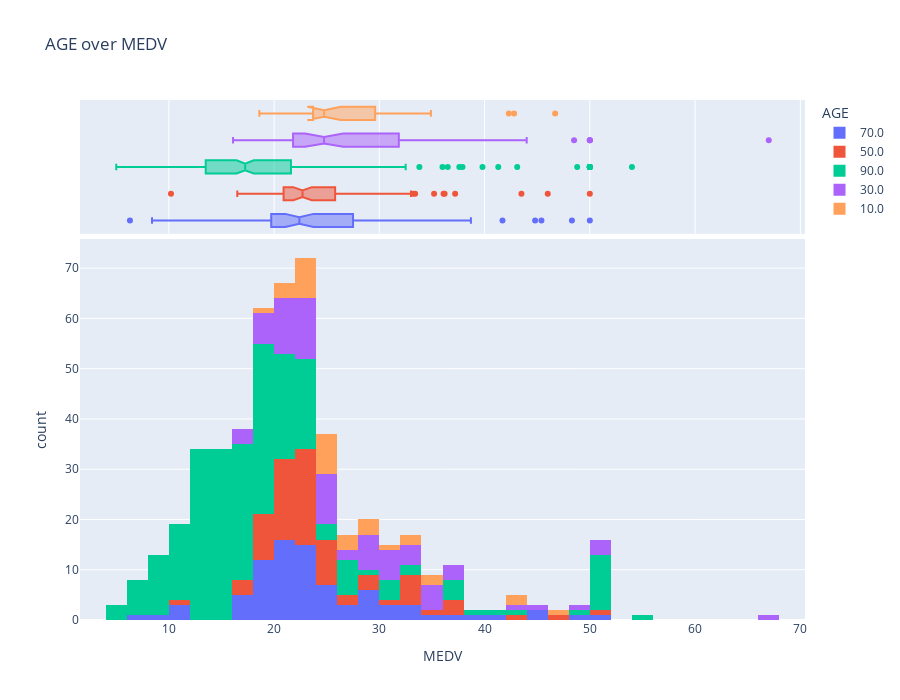

Notebook cell for this chart:
### Markdown cell above
#### below graph shows dependency of age of house on its price, from which we can conclude that on average old houses are rather extremely cheap or expensive, while the age of average priced house varies from 10 to 90 years in almost equal proportions

### Code cell
px.histogram(
    data[["MEDV", "AGE"]],
    x="MEDV",
    color="AGE",
    marginal="box",
    title="AGE over MEDV",
    height=700,
)

### Figure 1 — Plotly figure (JSON) as saved in the notebook; plotly's stock layout.template omitted (floating-point values rounded to 4 significant figures; data arrays with more than 128 entries replaced by an {"elided": "..."} marker saying what was removed)
{"data": [{"alignmentgroup": "True", "bingroup": "x", "hovertemplate": "AGE=70.0<br>MEDV=%{x}<br>count=%{y}<extra></extra>", "legendgroup": "70.0", "marker": {"color": "#636efa", "pattern": {"shape": ""}}, "name": "70.0", "offsetgroup": "70.0", "orientation": "v", "showlegend": true, "type": "histogram", "x": [24, 21.6, 34.7, 22.9, 20.4, 18.2, 18.9, 20, 19.4, 20.5, 18.7, 22.2, 20, 23.9, 28.7, 22.6, 22, 20.6, 21.4, 38.7, 33.2, 27.5, 26.5, 21.2, 20.4, 19.3, 22, 23.8, 22.6, 24.6, 29.9, 36.2, 29.6, 22.5, 27.5, 44.8, 31.6, 24.3, 31.7, 41.7, 48.3, 29, 24, 25.1, 31.5, 20.1, 17.6, 18.5, 20.5, 22.8, 50, 20.7, 45.4, 33.4, 28.2, 20.3, 16.2, 19.8, 23.1, 18.5, 6.3, 8.4, 11.7, 10.9, 11, 16.1, 21.4, 19.1, 23.2, 29.8, 23, 23.7, 25, 19.1, 19.7, 18.3, 21.2, 17.5, 16.8, 22.4, 20.6, 32, 24], "xaxis": "x", "yaxis": "y"}, {"alignmentgroup": "True", "hovertemplate": "AGE=70.0<br>MEDV=%{x}<extra></extra>", "legendgroup": "70.0", "marker": {"color": "#636efa"}, "name": "70.0", "notched": true, "offsetgroup": "70.0", "showlegend": false, "type": "box", "x": [24, 21.6, 34.7, 22.9, 20.4, 18.2, 18.9, 20, 19.4, 20.5, 18.7, 22.2, 20, 23.9, 28.7, 22.6, 22, 20.6, 21.4, 38.7, 33.2, 27.5, 26.5, 21.2, 20.4, 19.3, 22, 23.8, 22.6, 24.6, 29.9, 36.2, 29.6, 22.5, 27.5, 44.8, 31.6, 24.3, 31.7, 41.7, 48.3, 29, 24, 25.1, 31.5, 20.1, 17.6, 18.5, 20.5, 22.8, 50, 20.7, 45.4, 33.4, 28.2, 20.3, 16.2, 19.8, 23.1, 18.5, 6.3, 8.4, 11.7, 10.9, 11, 16.1, 21.4, 19.1, 23.2, 29.8, 23, 23.7, 25, 19.1, 19.7, 18.3, 21.2, 17.5, 16.8, 22.4, 20.6, 32, 24], "xaxis": "x2", "yaxis": "y2"}, {"alignmentgroup": "True", "bingroup": "x", "hovertemplate": "AGE=50.0<br>MEDV=%{x}<br>count=%{y}<extra></extra>", "legendgroup": "50.0", "marker": {"color": "#EF553B", "pattern": {"shape": ""}}, "name": "50.0", "offsetgroup": "50.0", "orientation": "v", "showlegend": true, "type": "histogram", "x": [33.4, 36.2, 28.7, 19.9, 21, 19.7, 18.9, 31.6, 19.6, 25, 33, 21.4, 20.8, 21.2, 22.9, 23.9, 26.6, 22.5, 22.2, 22.9, 28.4, 21.7, 23.2, 37.2, 50, 32, 24.4, 24.4, 22.4, 25, 23.3, 23.3, 22, 22.2, 24.5, 43.5, 21.1, 24.4, 35.2, 32, 33.2, 46, 22.3, 21.7, 27.1, 20.3, 24.8, 22, 36.1, 28.4, 22.1, 21, 23.8, 23.1, 20.4, 25, 22.2, 19.5, 18.5, 19, 18.7, 32.7, 16.5, 23.9, 17.5, 17.2, 22.9, 10.2, 19.9, 20.1, 21.8, 20.6, 21.2, 20.6, 21.8, 24.5], "xaxis": "x", "yaxis": "y"}, {"alignmentgroup": "True", "hovertemplate": "AGE=50.0<br>MEDV=%{x}<extra></extra>", "legendgroup": "50.0", "marker": {"color": "#EF553B"}, "name": "50.0", "notched": true, "offsetgroup": "50.0", "showlegend": false, "type": "box", "x": [33.4, 36.2, 28.7, 19.9, 21, 19.7, 18.9, 31.6, 19.6, 25, 33, 21.4, 20.8, 21.2, 22.9, 23.9, 26.6, 22.5, 22.2, 22.9, 28.4, 21.7, 23.2, 37.2, 50, 32, 24.4, 24.4, 22.4, 25, 23.3, 23.3, 22, 22.2, 24.5, 43.5, 21.1, 24.4, 35.2, 32, 33.2, 46, 22.3, 21.7, 27.1, 20.3, 24.8, 22, 36.1, 28.4, 22.1, 21, 23.8, 23.1, 20.4, 25, 22.2, 19.5, 18.5, 19, 18.7, 32.7, 16.5, 23.9, 17.5, 17.2, 22.9, 10.2, 19.9, 20.1, 21.8, 20.6, 21.2, 20.6, 21.8, 24.5], "xaxis": "x2", "yaxis": "y2"}, {"alignmentgroup": "True", "bingroup": "x", "hovertemplate": "AGE=90.0<br>MEDV=%{x}<br>count=%{y}<extra></extra>", "legendgroup": "90.0", "marker": {"color": "#00cc96", "pattern": {"shape": ""}}, "name": "90.0", "offsetgroup": "90.0", "orientation": "v", "showlegend": true, "type": "histogram", "x": {"elided": "242 float values"}, "xaxis": "x", "yaxis": "y"}, {"alignmentgroup": "True", "hovertemplate": "AGE=90.0<br>MEDV=%{x}<extra></extra>", "legendgroup": "90.0", "marker": {"color": "#00cc96"}, "name": "90.0", "notched": true, "offsetgroup": "90.0", "showlegend": false, "type": "box", "x": {"elided": "242 float values"}, "xaxis": "x2", "yaxis": "y2"}, {"alignmentgroup": "True", "bingroup": "x", "hovertemplate": "AGE=30.0<br>MEDV=%{x}<br>count=%{y}<extra></extra>", "legendgroup": "30.0", "marker": {"color": "#ab63fa", "pattern": {"shape": ""}}, "name": "30.0", "offsetgroup": "30.0", "orientation": "v", "showlegend": true, "type": "histogram", "x": [21.7, 23.1, 20.2, 24.7, 30.8, 21.2, 19.3, 20, 25, 23.4, 35.4, 24.7, 23.3, 19.4, 22, 17.4, 20.9, 20.3, 28, 24.8, 25, 43.8, 29.4, 29.8, 34.9, 37, 30.5, 36.4, 50, 33.3, 30.3, 34.6, 24.1, 48.5, 50, 22.6, 28.1, 31.5, 24.3, 21.9, 44, 32.4, 33.1, 29.1, 35.1, 35.4, 50, 32.2, 22, 20.1, 23.2, 24.8, 28.5, 37.3, 27.9, 28.6, 22.5, 16.1, 23, 19.3, 19.8, 17.1, 19.4, 22.2, 20.7, 21.1, 20.6, 31.2, 23.1, 24.5, 26.6, 24.1, 30.1, 18.2, 23.1, 67], "xaxis": "x", "yaxis": "y"}, {"alignmentgroup": "True", "hovertemplate": "AGE=30.0<br>MEDV=%{x}<extra></extra>", "legendgroup": "30.0", "marker": {"color": "#ab63fa"}, "name": "30.0", "notched": true, "offsetgroup": "30.0", "showlegend": false, "type": "box", "x": [21.7, 23.1, 20.2, 24.7, 30.8, 21.2, 19.3, 20, 25, 23.4, 35.4, 24.7, 23.3, 19.4, 22, 17.4, 20.9, 20.3, 28, 24.8, 25, 43.8, 29.4, 29.8, 34.9, 37, 30.5, 36.4, 50, 33.3, 30.3, 34.6, 24.1, 48.5, 50, 22.6, 28.1, 31.5, 24.3, 21.9, 44, 32.4, 33.1, 29.1, 35.1, 35.4, 50, 32.2, 22, 20.1, 23.2, 24.8, 28.5, 37.3, 27.9, 28.6, 22.5, 16.1, 23, 19.3, 19.8, 17.1, 19.4, 22.2, 20.7, 21.1, 20.6, 31.2, 23.1, 24.5, 26.6, 24.1, 30.1, 18.2, 23.1, 67], "xaxis": "x2", "yaxis": "y2"}, {"alignmentgroup": "True", "bingroup": "x", "hovertemplate": "AGE=10.0<br>MEDV=%{x}<br>count=%{y}<extra></extra>", "legendgroup": "10.0", "marker": {"color": "#FFA15A", "pattern": {"shape": ""}}, "name": "10.0", "offsetgroup": "10.0", "orientation": "v", "showlegend": true, "type": "histogram", "x": [34.9, 26.6, 25.3, 24.7, 23.5, 24.2, 21.7, 22.8, 23.4, 24.1, 31.1, 29.1, 34.9, 32.9, 42.3, 23.7, 46.7, 23.7, 23.7, 26.2, 24.4, 24.8, 29.6, 42.8, 20.9, 25.2, 23.9, 29, 26.4, 33.1, 24.6, 22.6, 18.6, 20.6], "xaxis": "x", "yaxis": "y"}, {"alignmentgroup": "True", "hovertemplate": "AGE=10.0<br>MEDV=%{x}<extra></extra>", "legendgroup": "10.0", "marker": {"color": "#FFA15A"}, "name": "10.0", "notched": true, "offsetgroup": "10.0", "showlegend": false, "type": "box", "x": [34.9, 26.6, 25.3, 24.7, 23.5, 24.2, 21.7, 22.8, 23.4, 24.1, 31.1, 29.1, 34.9, 32.9, 42.3, 23.7, 46.7, 23.7, 23.7, 26.2, 24.4, 24.8, 29.6, 42.8, 20.9, 25.2, 23.9, 29, 26.4, 33.1, 24.6, 22.6, 18.6, 20.6], "xaxis": "x2", "yaxis": "y2"}], "layout": {"barmode": "relative", "height": 700, "legend": {"title": {"text": "AGE"}, "tracegroupgap": 0}, "title": {"text": "AGE over MEDV"}, "xaxis": {"anchor": "y", "domain": [0, 1], "title": {"text": "MEDV"}}, "xaxis2": {"anchor": "y2", "domain": [0, 1], "matches": "x", "showgrid": true, "showticklabels": false}, "yaxis": {"anchor": "x", "domain": [0, 0.7326], "title": {"text": "count"}}, "yaxis2": {"anchor": "x2", "domain": [0.7426, 1], "matches": "y2", "showgrid": false, "showline": false, "showticklabels": false, "ticks": ""}}}
